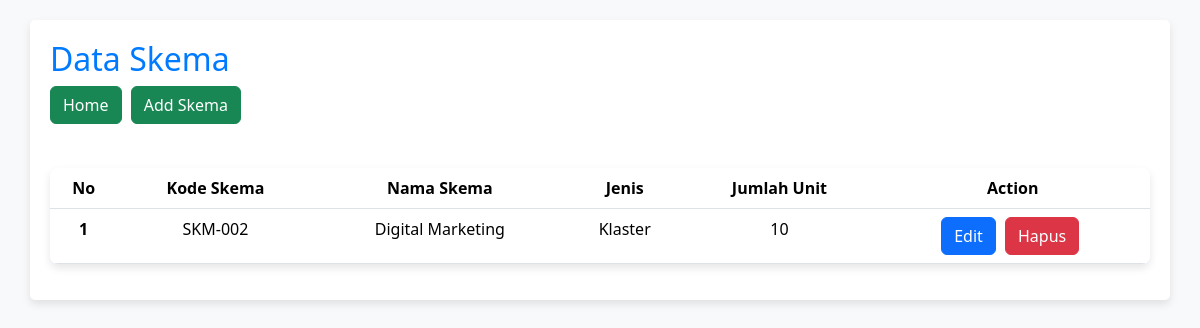
Page /sertifikasi.php?cari=SKM-002 on the committed database.
### tables this page shows
CREATE TABLE `tb_skema` (
  `id_skema` int(11) NOT NULL,
  `kd_skema` varchar(255) NOT NULL,
  `nm_skema` varchar(255) NOT NULL,
  `jenis` varchar(255) NOT NULL,
  `jml_unit` int(11) NOT NULL
);

### sertifikasi.php (the view, shortened to what this page needs)
<!DOCTYPE html>
<html lang="en">
<head>
    <link rel="stylesheet" href="https://cdn.jsdelivr.net/npm/bootstrap@5.3.2/dist/css/bootstrap.min.css">
</head>
<body>
    <div class="container">
        <h2>Data Skema</h2>
        <a href="index.php"><button type="button" class="btn btn-success">Home</button></a>
        <a href="add_skema.php"><button type="button" class="btn btn-success">Add Skema</button></a>
        <br /><br />
        <table class="table">
            <thead>
                <tr>
                    <th scope="col">No</th>
                    <th scope="col">Kode Skema</th>
                    <th scope="col">Nama Skema</th>
                    <th scope="col">Jenis</th>
                    <th scope="col">Jumlah Unit</th>
                    <th scope="col">Action</th>
                </tr>
            </thead>
            <?php
            include 'koneksi.php';
            $no = 1;
            if (isset($_GET['cari'])) {
                $cari = $_GET['cari'];
                $sql = mysqli_query($coon, "select * from tb_skema where kd_skema like '%" . $cari . "%'");
            } else {
                $sql = mysqli_query($coon, "select * from tb_skema");
            }
            while ($data = mysqli_fetch_array($sql)) {
            ?>
                <tbody>
                    <tr>
                        <th scope="row"><?php echo $no; ?></th>
                        <td><?php echo $data['kd_skema']; ?></td>
                        <td><?php echo $data['nm_skema']; ?></td>
                        <td><?php echo $data['jenis']; ?></td>
                        <td><?php echo $data['jml_unit']; ?></td>
                        <td>
                            <a href="edit_skema.php?id=<?php echo $data['id_skema']; ?>"><button type="button" class="btn btn-primary">Edit</button></a>
                            <a href="delete_skema.php?id=<?php echo $data['id_skema'] ?>"><button type="button" class="btn btn-danger">Hapus</button></a>
                        </td>
                    </tr>
            <?php
                $no++;
            }
            ?>
                </tbody>
        </table>
    </div>
</body>
</html>

### sertifikasi.php (style rules this page uses)
body { background-color: #f8f9fa; color: #343a40; margin-top: 20px; }
h2 { color: #007bff; }
.container { border-radius: 5px; padding: 20px; background-color: #ffffff; box-shadow: 0 4px 8px rgba(0, 0, 0, 0.1); }
.btn { margin-right: 5px; }
table { background-color: #ffffff; box-shadow: 0 4px 8px rgba(0, 0, 0, 0.1); border-radius: 8px; overflow: hidden; width: 100%; margin-top: 20px; }
th, td { text-align: center; padding: 15px; }
th { background-color: #007bff; color: #ffffff; }

### rows in the picture
tb_skema: kd_skema "SKM-002", nm_skema "Digital Marketing", jenis "Klaster", jml_unit "10"
